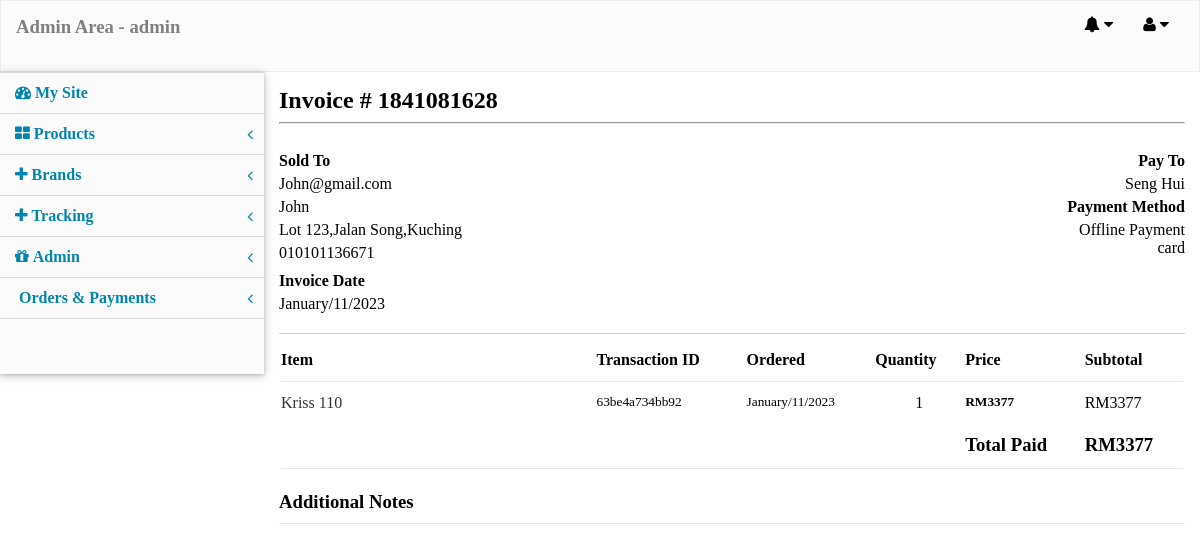
The app's page /admin_area/index.php?action=view_receipt&invoice_id=1841081628 (signed in) with its own data.
### tables this page shows
CREATE TABLE `payments` (
  `payment_id` int(11) NOT NULL,
  `tx_id` varchar(255) NOT NULL,
  `product_id` int(11) NOT NULL,
  `product_price` varchar(50) NOT NULL,
  `buyer_id` int(11) NOT NULL,
  `invoice_id` varchar(255) NOT NULL,
  `currency_code` varchar(10) NOT NULL DEFAULT 'RM',
  `payment_status` varchar(50) NOT NULL,
  `payer_email` varchar(255) NOT NULL,
  `quantity` int(5) NOT NULL,
  `amount` varchar(100) NOT NULL,
  `date` varchar(100) NOT NULL,
  `type` varchar(50) NOT NULL,
  `payment_type` varchar(50) NOT NULL,
  `additional_notes` text NOT NULL
);

CREATE TABLE `users` (
  `id` int(11) NOT NULL,
  `ip_address` varchar(255) NOT NULL,
  `name` text NOT NULL,
  `email` varchar(255) NOT NULL,
  `password` varchar(100) NOT NULL,
  `IC` varchar(100) NOT NULL,
  `contact` text NOT NULL,
  `user_address` text NOT NULL,
  `role` varchar(50) NOT NULL DEFAULT 'guest'
);

CREATE TABLE `products` (
  `product_id` int(100) NOT NULL,
  `product_cat` int(100) NOT NULL,
  `product_brand` int(100) NOT NULL,
  `product_title` varchar(255) NOT NULL,
  `product_price` int(100) NOT NULL,
  `product_desc` text NOT NULL,
  `product_image` text NOT NULL,
  `product_keywords` varchar(255) NOT NULL,
  `date` varchar(150) NOT NULL
);

### admin_area/includes/receipt.php (the view, shortened to what this page needs)
<link href="../users/css/purchase_history.css" rel="stylesheet" />
<?php
 $purchase_result = mysqli_query($con,"select * from payments where invoice_id='$_GET[invoice_id]' ");
 $fetch_payment = mysqli_fetch_array($purchase_result);
  $select_buyer = mysqli_query($con,"select * from users where id ='$fetch_payment[buyer_id]' ");
  $fetch_buyer = mysqli_fetch_array($select_buyer);
 ?>
<div class="purchase_history_container">
<h2>Invoice # <?php echo $fetch_payment['invoice_id']; ?></h2>
<hr />
<div class="receipt_info_container">
  <div class="receipt_info_box">
   <div class="receipt_info_left">
    <div class="receipt_info_left_box">
     <p><strong>Sold To </strong></p>
     <p><?php echo $fetch_buyer['email']; ?></p>
     <p><?php echo $fetch_buyer['name']; ?></p>
     <p><?php echo $fetch_buyer['user_address']; ?></p>
     <p><?php echo $fetch_buyer['IC']; ?></p>
    </div>
   </div>
   <div class="receipt_info_right">
    <div class="receipt_info_right_box">
     <p><strong>Pay To</strong></p>
     <p>Seng Hui</p>
     <p><strong>Payment Method</strong></p>
     <p><?php echo $fetch_payment['payment_type'] .'<br>'.$fetch_payment['type']; ?></p>
    </div>
   </div>
  </div>
  <div class="receipt_info_box">
   <p><strong>Invoice Date</strong></p>
   <p><?php echo $fetch_payment['date']; ?></p>
  </div>
</div>
<table>
 <thead>
   <tr>
     <th colspan="2">Item</th>
     <th>Transaction ID</th>
     <th>Ordered</th>
     <th>Quantity</th>
     <th>Price</th>
     <th>Subtotal</th>
   </tr>
 </thead>
 <tr><th colspan="8"><div class="border_bottom"></div></th></tr>
 <?php
 $total_paid = 0;
 $select_payment_by_invoice_id = mysqli_query($con,"select * from payments where invoice_id='$fetch_payment[invoice_id]' ");
 while($fetch_multi_payments = mysqli_fetch_array($select_payment_by_invoice_id)){
 $select_product = mysqli_query($con, "select * from products where product_id='$fetch_multi_payments[product_id]' ");
  $fetch_product = mysqli_fetch_array($select_product);
  $array_price = array($fetch_multi_payments['product_price']);
  $values = array_sum($array_price);
  $value_quantity = $values * $fetch_multi_payments['quantity'];
  $total_paid += $value_quantity;
 ?>
 <tbody>
  <tr>
    <td colspan="2" width="35%">
     <p class="order_item">
      <a href="../details.php?pro_id=<?php echo $fetch_product['product_id']; ?>" target="_blank">
      <?php echo $fetch_product['product_title']; ?>
      </a>
     </p>
    </td>
    <td><small><?php echo $fetch_multi_payments['tx_id']; ?></small></td>
    <td><small><?php echo $fetch_multi_payments['date']; ?></small></td>
    <td align="center"><?php echo $fetch_multi_payments['quantity']; ?></td>
    <td><small><b>RM<?php echo $fetch_multi_payments['product_price']; ?></b></small></td>
    <td>RM<?php echo $fetch_multi_payments['product_price'] * $fetch_multi_payments['quantity']; ?></td>
  </tr>
 </tbody>
 <?php }  ?>
  <tr colspan="8"><td><br></td></tr>
  <tr>
   <td></td>
   <td></td>
   <td></td>
   <td></td>
   <td></td>
   <td><h3>Total Paid</h3></td>
   <td><h3>RM<?php echo $total_paid; ?></h3></td>
  </tr>
   <tr ><td colspan="8"><div class="border_bottom"></div></td></tr>
</table>
   <div class="additional_notes">
    <h3>Additional Notes</h3>
	<div class="border_bottom"></div>
   </div>
</div>

### admin_area/styles/desktop.css (style rules this page uses)
html, body, div, span, applet, object, iframe, h1, h2, h3, h4, h5, h6, p, blockquote, pre, a, abbr, acronym, address, big, cite, code, del, dfn, em, img, ins, kbd, q, s, samp, small, strike, strong, sub, sup, tt, var, b, u, i, center, dl, dt, dd, ol, ul, li, fieldset, form, label, legend, table, caption, tbody, tfoot, thead, tr, th, td, article, aside, canvas, details, embed, figure, figcaption, footer, header, hgroup, menu, nav, output, ruby, section, summary, time, mark, audio, video { margin: 0; padding: 0; border: 0; //font-size: 100%; //font: inherit; //vertical-align: baseline; }
.border_bottom { border-bottom:0.01px solid rgba(0,0,0,0.2); margin:10px 0; }

### users/css/purchase_history.css (style rules this page uses)
.purchase_history_container { width:100%; float:left; }
.border_bottom { border-bottom:1px solid rgba(0,0,0,0.1); margin:10px 0; }
.purchase_history_container table { width:100%; float:left; text-align:left; }
.purchase_history_container table td { vertical-align:top; }

### admin_area/includes/receipt.php (style rules this page uses)
.order_item a { text-decoration:none; color:rgba(0,0,0,0.8); }
.receipt_info_container { width:100%; float:left; border-bottom:0.01px solid rgba(0,0,0,0.2); padding:15px 0; margin-bottom:15px; }
.receipt_info_box { width:100%; float:left; }
.receipt_info_container p { margin:5px 0; }
.receipt_info_left { width:50%; float:left; }
.receipt_info_right { width:50%; float:left; }
.receipt_info_right_box { float:right; text-align:right; }
.additional_notes { width:100%; float:left; margin:10px 0 50px 0; }

### records on screen
payments: invoice "1841081628", payment_type "Offline Payment", type "card", date "January/11/2023", product.product_title "Kriss 110", tx "63be4a734bb92", quantity "1", product_price "3377"
users: email "John@gmail.com", name "John", user_address "Lot 123,Jalan Song,Kuching", IC "010101136671"

### other values on screen
$_SESSION['name'] "admin"
$total_paid "3377"
